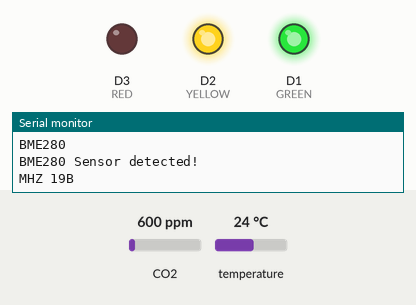
A sketch run on a simulated ESP8266 (NodeMCU). Shown: output pins drawn as LEDs (lit = HIGH), the last lines printed to the serial monitor. Inputs (shaded band) come from the test bench; at power-on: CO2 600 ppm, temperature 24 °C.

Above: at 0.1 s.
At 22.1 s:
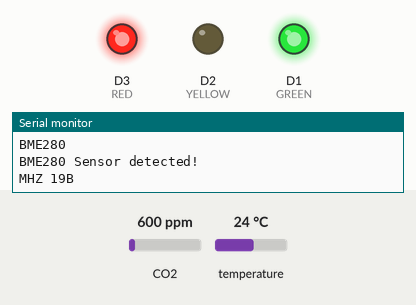
At 50.1 s:
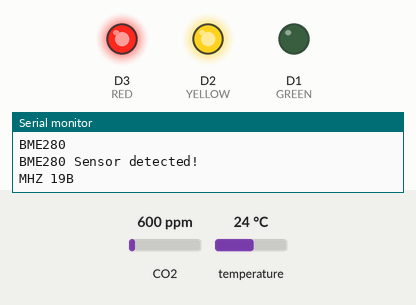
At 100.1 s:
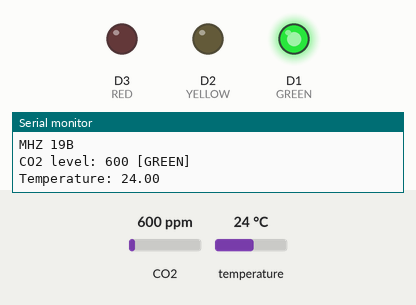
Timing chart, 0 to 101.6 s (numbered marks = the images above):
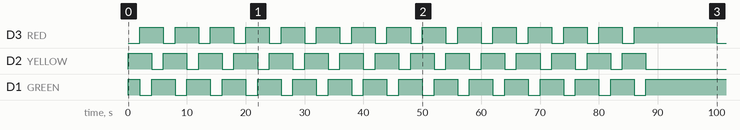

Measured:
- by itself, D3 (RED): goes 13 × (LOW 2.0 s, HIGH 4.0 s), LOW 2.0 s, HIGH 14.0 s, then LOW

The sketch:

co2-station.ino
```cpp
#include <ThingerESP8266.h>
#include <Adafruit_BME280.h>
#include "MHZ19.h"
#include <SoftwareSerial.h>

//LEDS
#define GREEN D1
#define YELLOW D2
#define RED D3

// WIFI
#define WLAN_SSID ""
#define WLAN_PASS ""

//Thinger.io
#define THINGERIO_USERNAME ""
#define THINGERIO_DEVICE_ID ""
#define THINGERIO_DEVICE_CREDENTIAL ""
#define THINGERIO_ENDPOINT ""
ThingerESP8266 thing(THINGERIO_USERNAME, THINGERIO_DEVICE_ID, THINGERIO_DEVICE_CREDENTIAL);

// BME280
#define I2C_SDA D6
#define I2C_SCL D5
TwoWire I2CBME = TwoWire();
Adafruit_BME280 bme;

// MHZ19
#define MH_Z19_RX D7
#define MH_Z19_TX D4
MHZ19 mMHZ19;
SoftwareSerial co2Serial(MH_Z19_RX, MH_Z19_TX);
#define CO2THRESHOLD_YELLOW     800
#define CO2THRESHOLD_RED        1000

//Alarm
#define CO2THRESHOLD_ALARM        CO2THRESHOLD_RED
#define CO2THRESHOLD_ALARM_HYST   CO2THRESHOLD_RED * 0.9
bool alarmUp;

void setup() {
  Serial.begin(9600);
  Serial.println();

  //BME280
  Serial.println("BME280");
  I2CBME.begin(I2C_SDA, I2C_SCL, 100000);
  unsigned status = bme.begin(0x76, &I2CBME);
  if (!status) {
    Serial.println("Could not find a valid BME280 sensor, check wiring, address, sensor ID!");
    Serial.print("SensorID was: 0x"); Serial.println(bme.sensorID(), 16);
    Serial.print("        ID of 0xFF probably means a bad address, a BMP 180 or BMP 085\n");
    Serial.print("   ID of 0x56-0x58 represents a BMP 280,\n");
    Serial.print("        ID of 0x60 represents a BME 280.\n");
    Serial.print("        ID of 0x61 represents a BME 680.\n");
    while (1) delay(1000);
  }
  else
  {
    Serial.println("BME280 Sensor detected!");
  }

  //MHZ19
  Serial.println("MHZ 19B");
  co2Serial.begin(9600);
  mMHZ19.begin(co2Serial);
  mMHZ19.autoCalibration();

  //Thinger.io
  thing.add_wifi(WLAN_SSID, WLAN_PASS);
  thing["temperature"] >> outputValue(bme.readTemperature());
  thing["pressure"] >> outputValue(bme.readPressure() / 100.0F);
  thing["humidity"] >> outputValue(bme.readHumidity());
  thing["co2"] >> outputValue(mMHZ19.getCO2());
  thing["temperature2"] >> outputValue(mMHZ19.getTemperature());

  //LEDs
  pinMode(GREEN, OUTPUT);
  pinMode(YELLOW, OUTPUT);
  pinMode(RED, OUTPUT);
  digitalWrite(GREEN, LOW);
  digitalWrite(YELLOW, LOW);
  digitalWrite(RED, LOW);

  //Alarm
  alarmUp = false;

  //MHZ19 PREHEAT
  int led = 0;
  while(millis() < 90000) {
    if(led == 0) {
      digitalWrite(GREEN, HIGH);
      digitalWrite(YELLOW, HIGH);
      digitalWrite(RED, LOW);
    }
    else if(led == 1) {
      digitalWrite(GREEN, LOW);
      digitalWrite(YELLOW, HIGH);
      digitalWrite(RED, HIGH);
    }
    else if(led == 2) {
      digitalWrite(GREEN, HIGH);
      digitalWrite(YELLOW, LOW);
      digitalWrite(RED, HIGH);
    }
    led = (led + 1) % 3;
    delay(2000);
  }
}

void loop() {
  //LEDs
  if(millis()%5000 == 0){
    int co2 = mMHZ19.getCO2();
    if (co2 > 0) {
      Serial.print("CO2 level: ");
      Serial.print(co2);
      Serial.print(" [");
      if(co2 < CO2THRESHOLD_YELLOW) {
        Serial.print("GREEN");
        digitalWrite(YELLOW, LOW);
        digitalWrite(RED, LOW);
        digitalWrite(GREEN, HIGH);
      }
      else if(co2 < CO2THRESHOLD_RED) {
        Serial.print("YELLOW");
        digitalWrite(GREEN, LOW);
        digitalWrite(RED, LOW);
        digitalWrite(YELLOW, HIGH);
      }
      else {
        Serial.print("RED");
        digitalWrite(GREEN, LOW);
        digitalWrite(YELLOW, LOW);
        digitalWrite(RED, HIGH);
      }
      Serial.println("]");

      if(!alarmUp && co2 >= CO2THRESHOLD_ALARM) {
        pson data;
        data["co2"] = co2;
        thing.call_endpoint(THINGERIO_ENDPOINT, data);
        alarmUp = true;
      }
      else if (alarmUp && co2 < CO2THRESHOLD_ALARM_HYST) {
        alarmUp = false;
      }
    }

    Serial.print("Temperature: ");
    Serial.println(bme.readTemperature());
  }

  //Thinger.io
  thing.handle();
}
```
